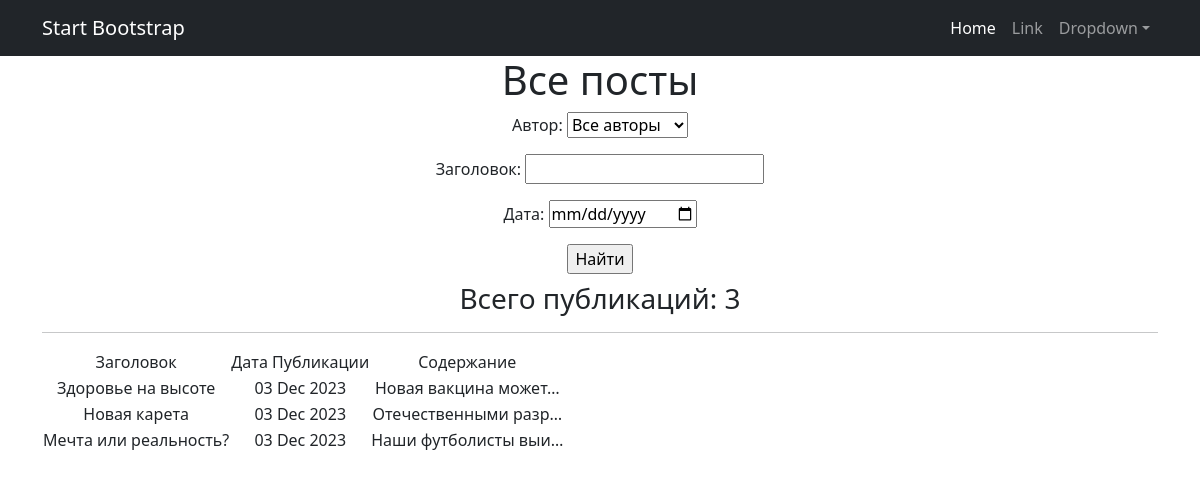
/news/search/ (signed in), run on the app's committed database.
### news/models.py (models this page shows, shortened)
class Post(models.Model):   # Модель Post
    article = 'AR'
    news = 'NE'
    POSITIONS = [(article, 'Статья'),
                 (news, 'Новость'),]
    post = models.CharField(max_length=2, choices=POSITIONS, default=article)   # поле с выбором — «статья» или «новость»
    time_in = models.DateTimeField(auto_now_add=True)   # автоматически добавляемая дата и время создания
    heading = models.CharField(max_length=64, verbose_name='Заголовок')   # заголовок статьи/новости
    text = models.TextField(verbose_name='Содержание')   # текст статьи/новости
    rating = models.IntegerField(default=0.0)   # рейтинг статьи/новости
    author = models.ForeignKey(Author, on_delete=models.CASCADE, related_name='posts', verbose_name='Автор')   # связь «один ко многим» с моделью Author
    category = models.ManyToManyField(Category, "PostCategory")  # связь «многие ко многим» с моделью Category

### news/views.py (the view)
# urls.py: path('search/', PostSearch.as_view(), name='news_search'),
class PostSearch(LoginRequiredMixin, ListView):
    model = Post
    ordering = '-time_in'
    template_name = 'news_search.html'
    context_object_name = 'news'
    def get_queryset(self):
        queryset = super().get_queryset()
        self.filterset = PostFilter(self.request.GET, queryset)
        return self.filterset.qs
    def get_context_data(self, **kwargs):
        context = super().get_context_data(**kwargs)
        context['filterset'] = self.filterset
        return context

### templates/news_search.html (shortened to what this page needs)
{% extends 'flatpages/default.html' %}
{% load custom_tags %}
{% load custom_censorship %}
{% block content %}
   <h1>Все посты</h1>
   <form action="" method="get">
       {{ filterset.form.as_p }}
       <input type="submit" value="Найти" />
   </form>
   <h3>Всего публикаций: {{news|length}}</h3>
   <hr>
   {% if news %}
       <table>
           <tr>
               <td>Заголовок</td>
               <td>Дата Публикации</td>
               <td>Содержание</td>
           </tr>
           {% for new in news %}
           <tr>
               <td>{{ new.heading }}</td>
               <td>{{ new.time_in|date:'d M Y' }}</td>
               <td>{{ new.text|truncatechars:20 }}</td>
           </tr>
           {% endfor %}
       </table>
   {% endif %}
{% endblock content %}

### data on the page
Post: heading "Здоровье на высоте", time_in "03 Dec 2023", text "Новая вакцина может…"
Post: heading "Новая карета", time_in "03 Dec 2023", text "Отечественными разр…"
Post: heading "Мечта или реальность?", time_in "03 Dec 2023", text "Наши футболисты выи…"

### other printed values
{{ news|length }} "3"
